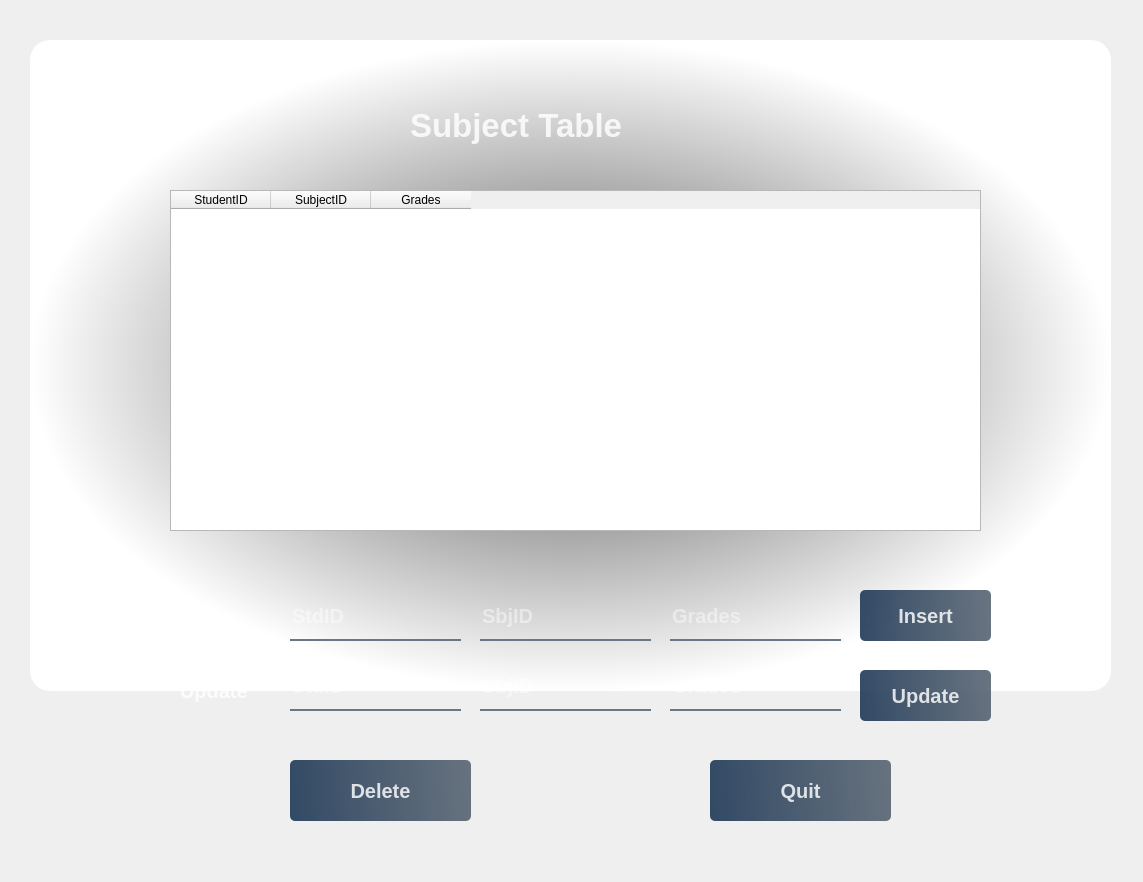
<?xml version="1.0" encoding="UTF-8"?>
<ui version="4.0">
 <class>Form</class>
 <widget class="QWidget" name="Form">
  <property name="geometry">
   <rect>
    <x>0</x>
    <y>0</y>
    <width>1143</width>
    <height>882</height>
   </rect>
  </property>
  <property name="windowTitle">
   <string>Form</string>
  </property>
  <widget class="QWidget" name="widget" native="true">
   <property name="geometry">
    <rect>
     <x>10</x>
     <y>20</y>
     <width>1121</width>
     <height>841</height>
    </rect>
   </property>
   <widget class="QLabel" name="TitleLabel">
    <property name="geometry">
     <rect>
      <x>400</x>
      <y>50</y>
      <width>321</width>
      <height>111</height>
     </rect>
    </property>
    <property name="font">
     <font>
      <pointsize>25</pointsize>
      <weight>75</weight>
      <bold>true</bold>
     </font>
    </property>
    <property name="styleSheet">
     <string notr="true">color: rgba(255,255,255,210);</string>
    </property>
    <property name="text">
     <string>Subject Table</string>
    </property>
   </widget>
   <widget class="QLabel" name="bg">
    <property name="geometry">
     <rect>
      <x>20</x>
      <y>20</y>
      <width>1081</width>
      <height>811</height>
     </rect>
    </property>
    <property name="styleSheet">
     <string notr="true">
border-image: url(:/bg/bg.jpg);
border-radius: 20px;</string>
    </property>
    <property name="text">
     <string/>
    </property>
   </widget>
   <widget class="QLabel" name="bg_2">
    <property name="geometry">
     <rect>
      <x>20</x>
      <y>20</y>
      <width>1081</width>
      <height>651</height>
     </rect>
    </property>
    <property name="styleSheet">
     <string notr="true">background-color: qradialgradient(spread:pad, cx:0.5, cy:0.5, radius:0.5, fx:0.5, fy:0.5, stop:0 rgba(76, 76, 76, 255), stop:1 rgba(255, 255, 255, 255));
border-radius: 20px;</string>
    </property>
    <property name="text">
     <string/>
    </property>
   </widget>
   <widget class="QPushButton" name="QuitButton">
    <property name="geometry">
     <rect>
      <x>700</x>
      <y>740</y>
      <width>181</width>
      <height>61</height>
     </rect>
    </property>
    <property name="font">
     <font>
      <pointsize>15</pointsize>
      <weight>75</weight>
      <bold>true</bold>
     </font>
    </property>
    <property name="styleSheet">
     <string notr="true">QPushButton#QuitButton{
background-color: qlineargradient(spread:pad, x1:0, y1:0.505682, x2:1, y2:0.477, stop:0 rgba(20,47,78,219), stop:1 rgba(85,98,112,226));
color: rgba(255,255,255,210);
border-radius:5px;
}

QPushButton#QuitButton:hover{
background-color: qlineargradient(spread:pad, x1:0, y1:0.505682, x2:1, y2:0.477, stop:0 rgba(40,67,98,219), stop:1 rgba(105,118,132,226));
}

QPushButton#QuitButton:pressed{
padding-left:5px;
padding-top:5px;
background-color:rgba(105,118,132,200);
}</string>
    </property>
    <property name="text">
     <string>Quit</string>
    </property>
   </widget>
   <widget class="QTableWidget" name="TableData">
    <property name="geometry">
     <rect>
      <x>160</x>
      <y>170</y>
      <width>811</width>
      <height>341</height>
     </rect>
    </property>
    <column>
     <property name="text">
      <string>StudentID</string>
     </property>
    </column>
    <column>
     <property name="text">
      <string>SubjectID</string>
     </property>
    </column>
    <column>
     <property name="text">
      <string>Grades</string>
     </property>
    </column>
   </widget>
   <widget class="QPushButton" name="DeleteButton">
    <property name="geometry">
     <rect>
      <x>280</x>
      <y>740</y>
      <width>181</width>
      <height>61</height>
     </rect>
    </property>
    <property name="font">
     <font>
      <pointsize>15</pointsize>
      <weight>75</weight>
      <bold>true</bold>
     </font>
    </property>
    <property name="styleSheet">
     <string notr="true">QPushButton#DeleteButton{
background-color: qlineargradient(spread:pad, x1:0, y1:0.505682, x2:1, y2:0.477, stop:0 rgba(20,47,78,219), stop:1 rgba(85,98,112,226));
color: rgba(255,255,255,210);
border-radius:5px;
}

QPushButton#DeleteButton:hover{
background-color: qlineargradient(spread:pad, x1:0, y1:0.505682, x2:1, y2:0.477, stop:0 rgba(40,67,98,219), stop:1 rgba(105,118,132,226));
}

QPushButton#DeleteButton:pressed{
padding-left:5px;
padding-top:5px;
background-color:rgba(105,118,132,200);
}</string>
    </property>
    <property name="text">
     <string>Delete</string>
    </property>
   </widget>
   <widget class="QLabel" name="InsertLabel">
    <property name="geometry">
     <rect>
      <x>170</x>
      <y>580</y>
      <width>81</width>
      <height>41</height>
     </rect>
    </property>
    <property name="font">
     <font>
      <pointsize>15</pointsize>
      <weight>75</weight>
      <bold>true</bold>
      <underline>false</underline>
     </font>
    </property>
    <property name="styleSheet">
     <string notr="true">color: rgba(255,255,255,210);</string>
    </property>
    <property name="text">
     <string>Insert</string>
    </property>
   </widget>
   <widget class="QLabel" name="UpdateLabel">
    <property name="geometry">
     <rect>
      <x>170</x>
      <y>650</y>
      <width>101</width>
      <height>41</height>
     </rect>
    </property>
    <property name="font">
     <font>
      <pointsize>15</pointsize>
      <weight>75</weight>
      <bold>true</bold>
      <underline>false</underline>
      <strikeout>false</strikeout>
     </font>
    </property>
    <property name="styleSheet">
     <string notr="true">color: rgba(255,255,255,210);</string>
    </property>
    <property name="text">
     <string>Update</string>
    </property>
   </widget>
   <widget class="QLineEdit" name="TextStdID_Insert">
    <property name="geometry">
     <rect>
      <x>280</x>
      <y>580</y>
      <width>171</width>
      <height>41</height>
     </rect>
    </property>
    <property name="font">
     <font>
      <pointsize>15</pointsize>
      <weight>75</weight>
      <bold>true</bold>
     </font>
    </property>
    <property name="styleSheet">
     <string notr="true">background-color:rgba(0,0,0,0);
border:none;
border-bottom:2px solid rgba(105,118,132,255);
color:rgba(255,255,255,230);
padding-bottom:7px;</string>
    </property>
    <property name="placeholderText">
     <string>StdID</string>
    </property>
   </widget>
   <widget class="QLineEdit" name="TextSbjID_Insert">
    <property name="geometry">
     <rect>
      <x>470</x>
      <y>580</y>
      <width>171</width>
      <height>41</height>
     </rect>
    </property>
    <property name="font">
     <font>
      <pointsize>15</pointsize>
      <weight>75</weight>
      <bold>true</bold>
     </font>
    </property>
    <property name="styleSheet">
     <string notr="true">background-color:rgba(0,0,0,0);
border:none;
border-bottom:2px solid rgba(105,118,132,255);
color:rgba(255,255,255,230);
padding-bottom:7px;</string>
    </property>
    <property name="placeholderText">
     <string>SbjID</string>
    </property>
   </widget>
   <widget class="QLineEdit" name="TextGrades_Insert">
    <property name="geometry">
     <rect>
      <x>660</x>
      <y>580</y>
      <width>171</width>
      <height>41</height>
     </rect>
    </property>
    <property name="font">
     <font>
      <pointsize>15</pointsize>
      <weight>75</weight>
      <bold>true</bold>
     </font>
    </property>
    <property name="styleSheet">
     <string notr="true">background-color:rgba(0,0,0,0);
border:none;
border-bottom:2px solid rgba(105,118,132,255);
color:rgba(255,255,255,230);
padding-bottom:7px;</string>
    </property>
    <property name="placeholderText">
     <string>Grades</string>
    </property>
   </widget>
   <widget class="QLineEdit" name="TextSbjID_Update">
    <property name="geometry">
     <rect>
      <x>470</x>
      <y>650</y>
      <width>171</width>
      <height>41</height>
     </rect>
    </property>
    <property name="font">
     <font>
      <pointsize>15</pointsize>
      <weight>75</weight>
      <bold>true</bold>
     </font>
    </property>
    <property name="styleSheet">
     <string notr="true">background-color:rgba(0,0,0,0);
border:none;
border-bottom:2px solid rgba(105,118,132,255);
color:rgba(255,255,255,230);
padding-bottom:7px;</string>
    </property>
    <property name="placeholderText">
     <string>SbjID</string>
    </property>
   </widget>
   <widget class="QLineEdit" name="TextStdID_Update">
    <property name="geometry">
     <rect>
      <x>280</x>
      <y>650</y>
      <width>171</width>
      <height>41</height>
     </rect>
    </property>
    <property name="font">
     <font>
      <pointsize>15</pointsize>
      <weight>75</weight>
      <bold>true</bold>
     </font>
    </property>
    <property name="styleSheet">
     <string notr="true">background-color:rgba(0,0,0,0);
border:none;
border-bottom:2px solid rgba(105,118,132,255);
color:rgba(255,255,255,230);
padding-bottom:7px;</string>
    </property>
    <property name="placeholderText">
     <string>StdID</string>
    </property>
   </widget>
   <widget class="QLineEdit" name="TextGrades_Update">
    <property name="geometry">
     <rect>
      <x>660</x>
      <y>650</y>
      <width>171</width>
      <height>41</height>
     </rect>
    </property>
    <property name="font">
     <font>
      <pointsize>15</pointsize>
      <weight>75</weight>
      <bold>true</bold>
     </font>
    </property>
    <property name="styleSheet">
     <string notr="true">background-color:rgba(0,0,0,0);
border:none;
border-bottom:2px solid rgba(105,118,132,255);
color:rgba(255,255,255,230);
padding-bottom:7px;</string>
    </property>
    <property name="placeholderText">
     <string>Grades</string>
    </property>
   </widget>
   <widget class="QPushButton" name="InsertButton">
    <property name="geometry">
     <rect>
      <x>850</x>
      <y>570</y>
      <width>131</width>
      <height>51</height>
     </rect>
    </property>
    <property name="font">
     <font>
      <pointsize>15</pointsize>
      <weight>75</weight>
      <bold>true</bold>
     </font>
    </property>
    <property name="styleSheet">
     <string notr="true">QPushButton#InsertButton{
background-color: qlineargradient(spread:pad, x1:0, y1:0.505682, x2:1, y2:0.477, stop:0 rgba(20,47,78,219), stop:1 rgba(85,98,112,226));
color: rgba(255,255,255,210);
border-radius:5px;
}

QPushButton#InsertButton:hover{
background-color: qlineargradient(spread:pad, x1:0, y1:0.505682, x2:1, y2:0.477, stop:0 rgba(40,67,98,219), stop:1 rgba(105,118,132,226));
}

QPushButton#InsertButton:pressed{
padding-left:5px;
padding-top:5px;
background-color:rgba(105,118,132,200);
}</string>
    </property>
    <property name="text">
     <string>Insert</string>
    </property>
   </widget>
   <widget class="QPushButton" name="UpdateButton">
    <property name="geometry">
     <rect>
      <x>850</x>
      <y>650</y>
      <width>131</width>
      <height>51</height>
     </rect>
    </property>
    <property name="font">
     <font>
      <pointsize>15</pointsize>
      <weight>75</weight>
      <bold>true</bold>
     </font>
    </property>
    <property name="styleSheet">
     <string notr="true">QPushButton#UpdateButton{
background-color: qlineargradient(spread:pad, x1:0, y1:0.505682, x2:1, y2:0.477, stop:0 rgba(20,47,78,219), stop:1 rgba(85,98,112,226));
color: rgba(255,255,255,210);
border-radius:5px;
}

QPushButton#UpdateButton:hover{
background-color: qlineargradient(spread:pad, x1:0, y1:0.505682, x2:1, y2:0.477, stop:0 rgba(40,67,98,219), stop:1 rgba(105,118,132,226));
}

QPushButton#UpdateButton:pressed{
padding-left:5px;
padding-top:5px;
background-color:rgba(105,118,132,200);
}</string>
    </property>
    <property name="text">
     <string>Update</string>
    </property>
   </widget>
   <zorder>bg_2</zorder>
   <zorder>bg</zorder>
   <zorder>TitleLabel</zorder>
   <zorder>QuitButton</zorder>
   <zorder>TableData</zorder>
   <zorder>DeleteButton</zorder>
   <zorder>InsertLabel</zorder>
   <zorder>UpdateLabel</zorder>
   <zorder>TextStdID_Insert</zorder>
   <zorder>TextSbjID_Insert</zorder>
   <zorder>TextGrades_Insert</zorder>
   <zorder>TextSbjID_Update</zorder>
   <zorder>TextStdID_Update</zorder>
   <zorder>TextGrades_Update</zorder>
   <zorder>InsertButton</zorder>
   <zorder>UpdateButton</zorder>
  </widget>
 </widget>
 <resources>
  <include location="res.qrc"/>
 </resources>
 <connections/>
</ui>
